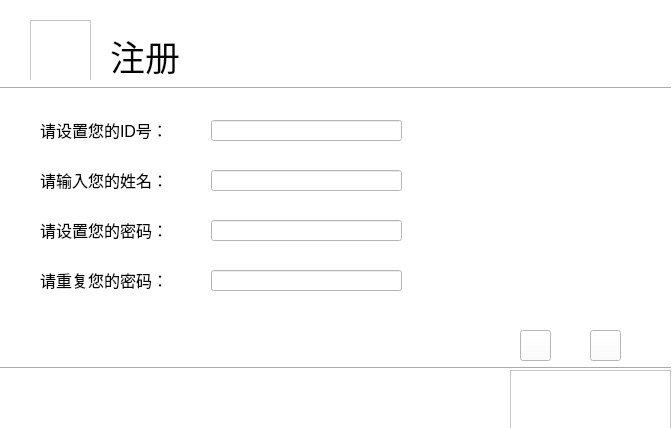
<?xml version="1.0" encoding="UTF-8"?>
<ui version="4.0">
 <class>Register</class>
 <widget class="QWidget" name="Register">
  <property name="geometry">
   <rect>
    <x>0</x>
    <y>0</y>
    <width>672</width>
    <height>428</height>
   </rect>
  </property>
  <property name="minimumSize">
   <size>
    <width>672</width>
    <height>428</height>
   </size>
  </property>
  <property name="maximumSize">
   <size>
    <width>672</width>
    <height>428</height>
   </size>
  </property>
  <property name="windowTitle">
   <string>注册</string>
  </property>
  <property name="styleSheet">
   <string notr="true">background-color: rgb(255, 255, 255);</string>
  </property>
  <widget class="QGraphicsView" name="graphicsView">
   <property name="geometry">
    <rect>
     <x>30</x>
     <y>20</y>
     <width>61</width>
     <height>61</height>
    </rect>
   </property>
   <property name="minimumSize">
    <size>
     <width>61</width>
     <height>61</height>
    </size>
   </property>
   <property name="maximumSize">
    <size>
     <width>61</width>
     <height>61</height>
    </size>
   </property>
   <property name="styleSheet">
    <string notr="true">border-image:url(:/pic/login_783px_1207631_easyicon.net.png)</string>
   </property>
  </widget>
  <widget class="QLabel" name="h">
   <property name="geometry">
    <rect>
     <x>110</x>
     <y>30</y>
     <width>91</width>
     <height>51</height>
    </rect>
   </property>
   <property name="minimumSize">
    <size>
     <width>91</width>
     <height>51</height>
    </size>
   </property>
   <property name="maximumSize">
    <size>
     <width>91</width>
     <height>51</height>
    </size>
   </property>
   <property name="styleSheet">
    <string notr="true">font: 13pt &quot;微软雅黑&quot;;</string>
   </property>
   <property name="text">
    <string>&lt;html&gt;&lt;head/&gt;&lt;body&gt;&lt;p&gt;&lt;span style=&quot; font-size:26pt;&quot;&gt;注册&lt;/span&gt;&lt;/p&gt;&lt;/body&gt;&lt;/html&gt;</string>
   </property>
  </widget>
  <widget class="QLabel" name="hh">
   <property name="geometry">
    <rect>
     <x>40</x>
     <y>215</y>
     <width>161</width>
     <height>31</height>
    </rect>
   </property>
   <property name="minimumSize">
    <size>
     <width>161</width>
     <height>31</height>
    </size>
   </property>
   <property name="maximumSize">
    <size>
     <width>161</width>
     <height>31</height>
    </size>
   </property>
   <property name="styleSheet">
    <string notr="true">font: 20pt &quot;圆体-简&quot;;
font: 14pt &quot;微软雅黑&quot;;</string>
   </property>
   <property name="text">
    <string>&lt;html&gt;&lt;head/&gt;&lt;body&gt;&lt;p&gt;&lt;span style=&quot; font-size:12pt;&quot;&gt;请设置您的密码：&lt;/span&gt;&lt;/p&gt;&lt;/body&gt;&lt;/html&gt;</string>
   </property>
  </widget>
  <widget class="QLabel" name="hhh">
   <property name="geometry">
    <rect>
     <x>40</x>
     <y>265</y>
     <width>161</width>
     <height>31</height>
    </rect>
   </property>
   <property name="minimumSize">
    <size>
     <width>161</width>
     <height>31</height>
    </size>
   </property>
   <property name="maximumSize">
    <size>
     <width>161</width>
     <height>31</height>
    </size>
   </property>
   <property name="styleSheet">
    <string notr="true">font: 20pt &quot;圆体-简&quot;;
font: 14pt &quot;微软雅黑&quot;;</string>
   </property>
   <property name="text">
    <string>&lt;html&gt;&lt;head/&gt;&lt;body&gt;&lt;p&gt;&lt;span style=&quot; font-size:12pt;&quot;&gt;请重复您的密码：&lt;/span&gt;&lt;/p&gt;&lt;/body&gt;&lt;/html&gt;</string>
   </property>
  </widget>
  <widget class="QLabel" name="hhhh">
   <property name="geometry">
    <rect>
     <x>40</x>
     <y>165</y>
     <width>161</width>
     <height>31</height>
    </rect>
   </property>
   <property name="minimumSize">
    <size>
     <width>161</width>
     <height>31</height>
    </size>
   </property>
   <property name="maximumSize">
    <size>
     <width>161</width>
     <height>31</height>
    </size>
   </property>
   <property name="styleSheet">
    <string notr="true">font: 14pt &quot;微软雅黑&quot;;</string>
   </property>
   <property name="text">
    <string>&lt;html&gt;&lt;head/&gt;&lt;body&gt;&lt;p&gt;&lt;span style=&quot; font-size:12pt;&quot;&gt;请输入您的姓名：&lt;/span&gt;&lt;/p&gt;&lt;/body&gt;&lt;/html&gt;</string>
   </property>
  </widget>
  <widget class="QPushButton" name="BackButton">
   <property name="geometry">
    <rect>
     <x>590</x>
     <y>330</y>
     <width>31</width>
     <height>31</height>
    </rect>
   </property>
   <property name="minimumSize">
    <size>
     <width>31</width>
     <height>31</height>
    </size>
   </property>
   <property name="maximumSize">
    <size>
     <width>31</width>
     <height>31</height>
    </size>
   </property>
   <property name="toolTip">
    <string extracomment="注册"/>
   </property>
   <property name="styleSheet">
    <string notr="true">border-image: url(:/pic/yes_200px_1188209_easyicon.net.png);</string>
   </property>
   <property name="text">
    <string/>
   </property>
   <property name="shortcut">
    <string>Return</string>
   </property>
  </widget>
  <widget class="QPushButton" name="BackLogButton">
   <property name="geometry">
    <rect>
     <x>520</x>
     <y>330</y>
     <width>31</width>
     <height>31</height>
    </rect>
   </property>
   <property name="minimumSize">
    <size>
     <width>31</width>
     <height>31</height>
    </size>
   </property>
   <property name="maximumSize">
    <size>
     <width>31</width>
     <height>31</height>
    </size>
   </property>
   <property name="toolTip">
    <string extracomment="取消"/>
   </property>
   <property name="styleSheet">
    <string notr="true">font: 13pt &quot;圆体-简&quot;;
border-image: url(:/pic/Cancel_110px_1190738_easyicon.net.png);</string>
   </property>
   <property name="text">
    <string/>
   </property>
  </widget>
  <widget class="QLineEdit" name="id">
   <property name="geometry">
    <rect>
     <x>211</x>
     <y>120</y>
     <width>191</width>
     <height>21</height>
    </rect>
   </property>
   <property name="minimumSize">
    <size>
     <width>191</width>
     <height>21</height>
    </size>
   </property>
   <property name="maximumSize">
    <size>
     <width>191</width>
     <height>21</height>
    </size>
   </property>
   <property name="frame">
    <bool>true</bool>
   </property>
  </widget>
  <widget class="QLabel" name="hhhhh">
   <property name="geometry">
    <rect>
     <x>40</x>
     <y>115</y>
     <width>161</width>
     <height>31</height>
    </rect>
   </property>
   <property name="minimumSize">
    <size>
     <width>161</width>
     <height>31</height>
    </size>
   </property>
   <property name="maximumSize">
    <size>
     <width>161</width>
     <height>31</height>
    </size>
   </property>
   <property name="styleSheet">
    <string notr="true">font: 14pt &quot;微软雅黑&quot;;</string>
   </property>
   <property name="text">
    <string>&lt;html&gt;&lt;head/&gt;&lt;body&gt;&lt;p&gt;&lt;span style=&quot; font-size:12pt;&quot;&gt;请设置您的ID号：&lt;/span&gt;&lt;/p&gt;&lt;/body&gt;&lt;/html&gt;</string>
   </property>
  </widget>
  <widget class="Line" name="h_2">
   <property name="geometry">
    <rect>
     <x>0</x>
     <y>80</y>
     <width>671</width>
     <height>16</height>
    </rect>
   </property>
   <property name="minimumSize">
    <size>
     <width>671</width>
     <height>16</height>
    </size>
   </property>
   <property name="maximumSize">
    <size>
     <width>671</width>
     <height>16</height>
    </size>
   </property>
   <property name="orientation">
    <enum>Qt::Horizontal</enum>
   </property>
  </widget>
  <widget class="Line" name="hh_2">
   <property name="geometry">
    <rect>
     <x>0</x>
     <y>360</y>
     <width>671</width>
     <height>16</height>
    </rect>
   </property>
   <property name="minimumSize">
    <size>
     <width>671</width>
     <height>16</height>
    </size>
   </property>
   <property name="maximumSize">
    <size>
     <width>671</width>
     <height>16</height>
    </size>
   </property>
   <property name="orientation">
    <enum>Qt::Horizontal</enum>
   </property>
  </widget>
  <widget class="QGraphicsView" name="graphicsView_2">
   <property name="geometry">
    <rect>
     <x>510</x>
     <y>370</y>
     <width>161</width>
     <height>61</height>
    </rect>
   </property>
   <property name="minimumSize">
    <size>
     <width>161</width>
     <height>61</height>
    </size>
   </property>
   <property name="maximumSize">
    <size>
     <width>161</width>
     <height>61</height>
    </size>
   </property>
   <property name="styleSheet">
    <string notr="true">border-image: url(:/pic/wild.png);</string>
   </property>
  </widget>
  <widget class="QLineEdit" name="setpswd">
   <property name="geometry">
    <rect>
     <x>211</x>
     <y>220</y>
     <width>191</width>
     <height>21</height>
    </rect>
   </property>
   <property name="minimumSize">
    <size>
     <width>191</width>
     <height>21</height>
    </size>
   </property>
   <property name="maximumSize">
    <size>
     <width>191</width>
     <height>21</height>
    </size>
   </property>
   <property name="styleSheet">
    <string notr="true"/>
   </property>
   <property name="echoMode">
    <enum>QLineEdit::Password</enum>
   </property>
  </widget>
  <widget class="QLineEdit" name="repswd">
   <property name="geometry">
    <rect>
     <x>211</x>
     <y>270</y>
     <width>191</width>
     <height>21</height>
    </rect>
   </property>
   <property name="minimumSize">
    <size>
     <width>191</width>
     <height>21</height>
    </size>
   </property>
   <property name="maximumSize">
    <size>
     <width>191</width>
     <height>21</height>
    </size>
   </property>
   <property name="styleSheet">
    <string notr="true"/>
   </property>
   <property name="echoMode">
    <enum>QLineEdit::Password</enum>
   </property>
  </widget>
  <widget class="QLineEdit" name="name">
   <property name="geometry">
    <rect>
     <x>211</x>
     <y>170</y>
     <width>191</width>
     <height>21</height>
    </rect>
   </property>
   <property name="minimumSize">
    <size>
     <width>191</width>
     <height>21</height>
    </size>
   </property>
   <property name="maximumSize">
    <size>
     <width>191</width>
     <height>21</height>
    </size>
   </property>
  </widget>
  <zorder>hh_2</zorder>
  <zorder>graphicsView</zorder>
  <zorder>h</zorder>
  <zorder>hh</zorder>
  <zorder>hhh</zorder>
  <zorder>hhhh</zorder>
  <zorder>BackButton</zorder>
  <zorder>BackLogButton</zorder>
  <zorder>id</zorder>
  <zorder>hhhhh</zorder>
  <zorder>h_2</zorder>
  <zorder>graphicsView_2</zorder>
  <zorder>setpswd</zorder>
  <zorder>repswd</zorder>
  <zorder>name</zorder>
 </widget>
 <resources/>
 <connections/>
</ui>
